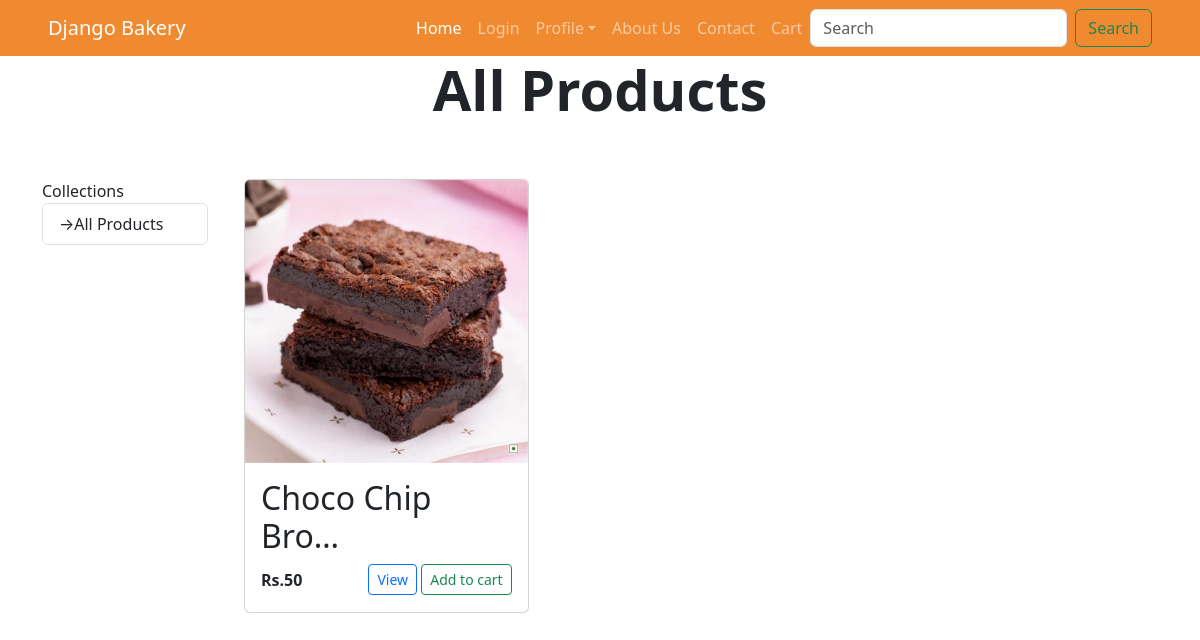
Page /product/all on the earlier database version.
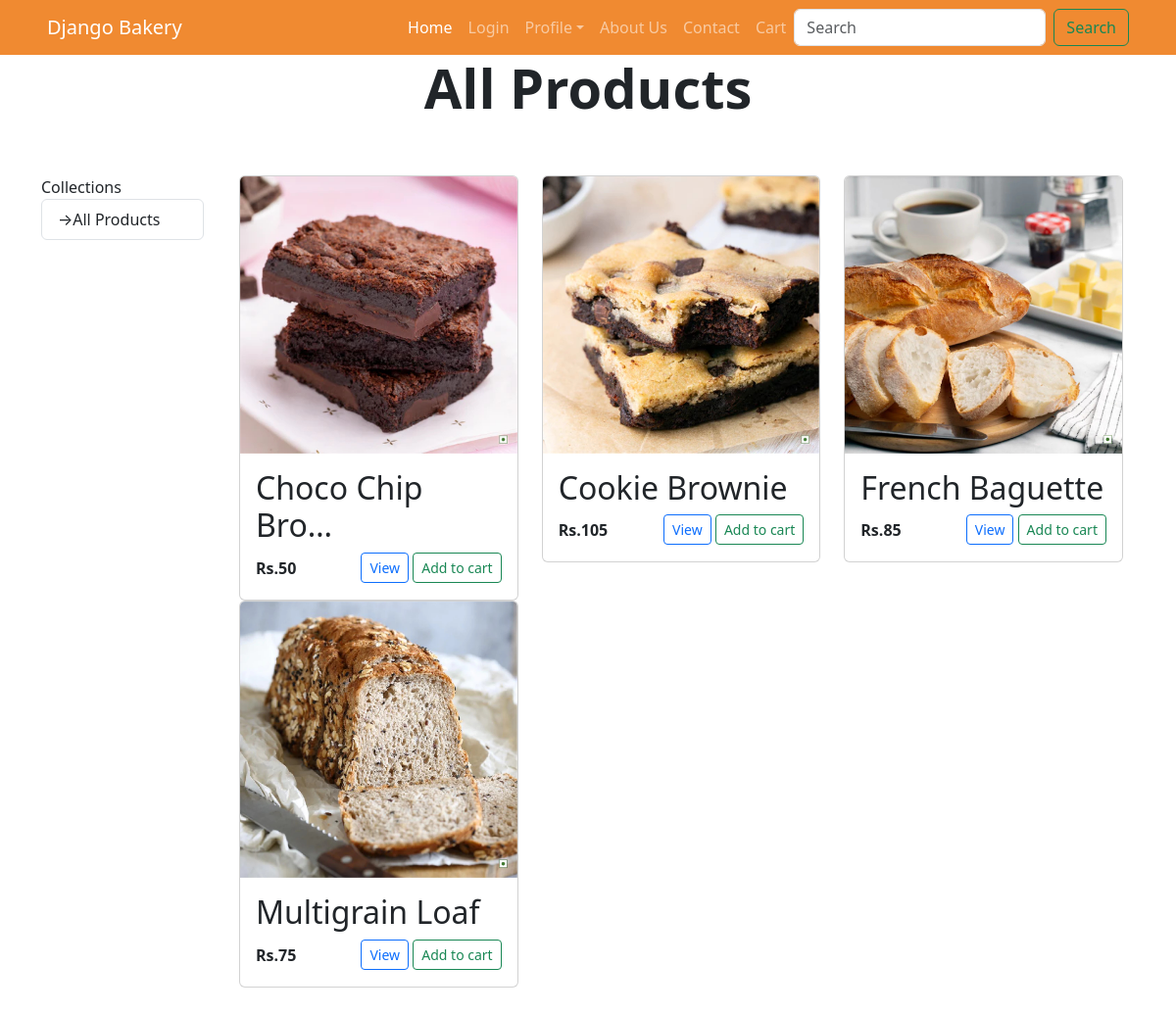
Same page on the later database version.
### inventory/models.py (models this page shows, shortened)
class Product(models.Model):
    food_choices = (
        (0,'egg'),
        (1,'eggless'),
    )
    collection = models.ForeignKey(Collection, on_delete=models.CASCADE,default=1)
    name = models.CharField( max_length=50)
    image = models.ImageField(upload_to="products")
    price = models.PositiveIntegerField(default=50)
    desc = models.TextField( null=True, blank=True)
    food_type = models.IntegerField(choices=food_choices,default=0)
    qty = models.FloatField(default=50.00, null=True, blank=True)
    ingredient = models.TextField(null=True, blank=True)
    is_new =models.BooleanField(default=True)
    is_best_seller =models.BooleanField(default=True)
    is_available =models.BooleanField(default=True)

### inventory/views.py (the view)
# urls.py: path('product/all',views.product_list,name='product_all'),
def product_list(request):
    return render(request,'inventory/product_all.html', context={
        'products':Product.objects.all(),
        'collection':Collection.objects.all(),
    })

### cart/templatetags/cart_tags.py (called while the page is built)
@register.simple_tag()
def count_cart_items():
     return CartItem.objects.count()

### templates/inventory/product_all.html (shortened to what this page needs)
{% extends 'layout/base.html' %}
{% load static %}
{% block content %}
<div class="container-fluid px-0 mx-0">
    <div class="row mx-0">
        <div class="col text-center px-0 ">
            <h1 class="display-4 fw-bold">All Products</h1>
        </div>
    </div>
</div>
<div class="container my-5">
    <div class="row">
        <div class="col-md-2">Collections
            <ul class="list-group list-groups-flush">
                <li class="list-group-item">
                    <a href="{% url 'product_all' %}" class="nav-link">
                        &rightarrow;All Products
                    </a>
                </li>
            </ul>
        </div>
        <div class="col-md-10">
            <div class="container-fluid">
                <div class="row">
                    {% for prd in products %}
                    <div class="col-md-4">
                        <div class="card">
                            <a href="{% url 'product_detail' prd.id %}" class="text-decoration-none">
                                <img src="{{prd.image.url}}" alt="{{prd.name}}" class="card-img-top">
                            </a>
                            <div class="card-body">
                                <h2 title="{{prd.name}}">
                                    <a href="{% url 'product_detail' prd.id %}" class="text-decoration-none text-dark">
                                        {{prd.name|truncatechars:15}}
                                    </a>
                                </h2>
                                <div class="d-flex justify-content-between align-item-center">
                                    <p class="fw-bold my-1">Rs.{{prd.price}}</p>
                                    <div class="">
                                        <a href="{% url 'product_detail' prd.id %}"
                                            class="btn btn-outline-primary btn-sm">View</a>
                                        <a hx-get="{% url 'add_to_cart' prd.id %}" class="btn btn-outline-success btn-sm">Add to cart</a>
                                    </div>
                                </div>
                            </div>
                        </div>
                    </div>
                    {% empty %}
                    <div class="alert alert-warning" role="alert">
                        <strong>No products available</strong>check later!
                    </div>
                    {% endfor %}
                </div>
            </div>
        </div>
    </div>
</div>
{% endblock content %}

Differences in the rows shown:
added Product: image (picture), name "Cookie Brownie", price "105"
added Product: image (picture), name "French Baguette", price "85"
added Product: image (picture), name "Multigrain Loaf", price "75"
